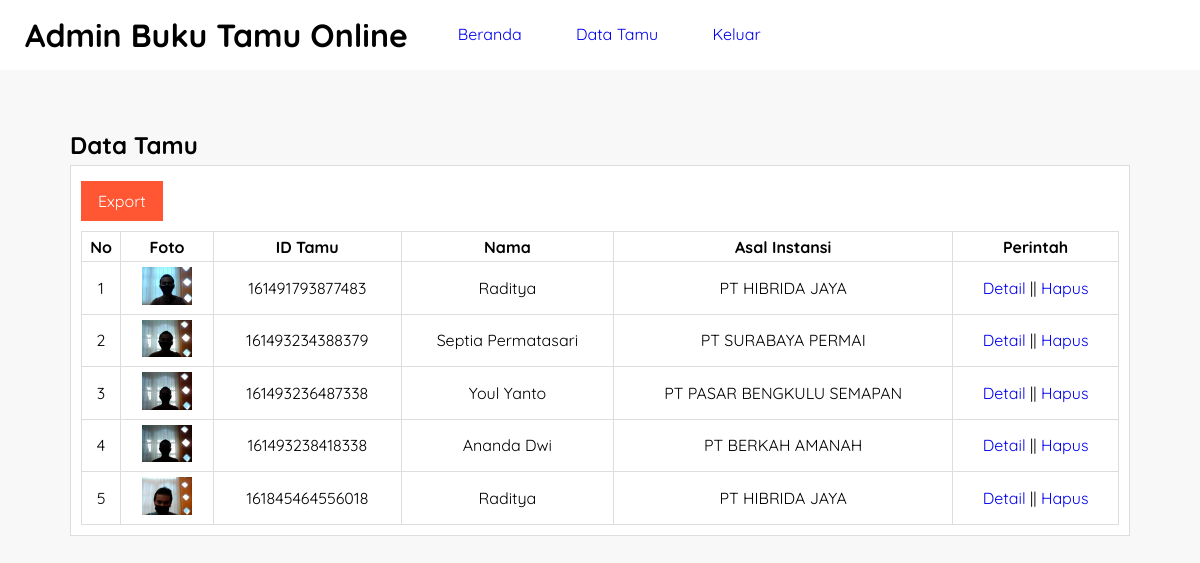
The page /data-tamu.php (signed in) on the database its author committed.
### tables this page shows
CREATE TABLE `tb_bukutamu` (
  `id_tamu` varchar(25) NOT NULL,
  `tanggal` datetime NOT NULL,
  `nama` varchar(50) NOT NULL,
  `kontak` varchar(50) NOT NULL,
  `asal_instansi` varchar(100) NOT NULL,
  `keperluan` text NOT NULL,
  `foto` varchar(50) NOT NULL
);

### data-tamu.php (the view, shortened to what this page needs)
<?php
	include 'koneksi.php';
?>
<!DOCTYPE html>
<html>
<head>
	<link rel="stylesheet" type="text/css" href="css/gaya.css">
</head>
<body>
	<header>
		<h1>Admin Buku Tamu Online</h1>
		<ul>
			<li><a href="hal-admin.php">Beranda</a></li>
			<li><a href="data-tamu.php">Data Tamu</a></li>
			<li><a href="keluar.php">Keluar</a></li>
		</ul>
	</header>
	<section class="content">
		<h2>Data Tamu</h2>
		<div class="box">
			<a href="cetak-data.php" target="_blank" class="btn-cetak">Export</a>
			<table class="table" border="1">
				<thead>
					<tr>
						<th>No</th>
						<th>Foto</th>
						<th>ID Tamu</th>
						<th>Nama</th>
						<th>Asal Instansi</th>
						<th>Perintah</th>
					</tr>
				</thead>
				<tbody>
					<?php
						$no = 1;
						$list_tamu = mysqli_query($conn, "SELECT * FROM tb_bukutamu");
						while($row = mysqli_fetch_array($list_tamu)){
					?>
					<tr>
						<td><?php echo $no++ ?></td>
						<td><center><img src="<?php echo 'uploads/'.$row['foto'] ?>" width="50px"></center></td>
						<td><center><?php echo $row['id_tamu'] ?></center></td>
						<td><center><?php echo $row['nama'] ?></center></td>
						<td><?php echo $row['asal_instansi'] ?></td>
						<td>
							<center>
							<a href="detail-tamu.php?id=<?php echo $row['id_tamu'] ?>">Detail</a> ||
							<a href="hapus-tamu.php?id=<?php echo $row['id_tamu'] ?>" onclick="return confirm('Yakin?')">Hapus</a>
						</center>
						</td>
					</tr>
				<?php } ?>
				</tbody>
			</table>
		</div>
	</section>
</body>
</html>

### css/gaya.css (style rules this page uses)
* { margin:0; padding: 0; font-family: 'Quicksand', sans-serif; }
body { background-color: #f8f8f8; }
.box { background-color: #fff; border: 1px solid #ddd; padding: 10px; box-sizing: border-box; margin: 5px 0 25px; }
.btn-cetak { display: inline-block; padding: 10px 17px; color: #fff; background-color: #FF5733; margin-top: 5px; margin-bottom: 10px; }
header { background-color: #fff; }
header::after { content: ''; display: block; clear: both; }
header h1 { padding: 15px 25px; display: inline-block; float: left; }
header ul { float: left; }
header ul li { padding: 24px 25px; display: inline-block; }
a { text-decoration: none; }
.content { width: 90%; padding: 10px; box-sizing: border-box; margin: 50px auto; }
.table { width: 100%; border-collapse: collapse; border: 1px solid #ddd; }
.table tr { height: 30px; }
.table tr td { padding: 5px 10px; }
.table tr td:nth-child(1) { text-align: center; }
.table tr td:nth-child(5) { text-align: center; }

### rows shown on the page
tb_bukutamu: foto (picture), id_tamu "161491793877483", nama "Raditya", asal_instansi "PT HIBRIDA JAYA"
tb_bukutamu: foto (picture), id_tamu "161493234388379", nama "Septia Permatasari", asal_instansi "PT SURABAYA PERMAI"
tb_bukutamu: foto (picture), id_tamu "161493236487338", nama "Youl Yanto", asal_instansi "PT PASAR BENGKULU SEMAPAN"
tb_bukutamu: foto (picture), id_tamu "161493238418338", nama "Ananda Dwi", asal_instansi "PT BERKAH AMANAH"
tb_bukutamu: foto (picture), id_tamu "161845464556018", nama "Raditya", asal_instansi "PT HIBRIDA JAYA"
